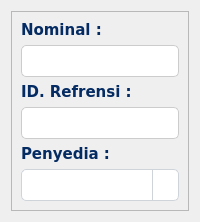
               <widget class="QWidget" name="qris_page">
                <layout class="QVBoxLayout" name="verticalLayout_10">
                 <item>
                  <widget class="QFrame" name="qris_frame">
                   <property name="frameShape">
                    <enum>QFrame::Shape::StyledPanel</enum>
                   </property>
                   <property name="frameShadow">
                    <enum>QFrame::Shadow::Raised</enum>
                   </property>
                   <layout class="QVBoxLayout" name="verticalLayout_9">
                    <item>
                     <widget class="QLabel" name="nominal_qris_label">
                      <property name="font">
                       <font>
                        <family>Verdana</family>
                        <pointsize>11</pointsize>
                        <bold>true</bold>
                       </font>
                      </property>
                      <property name="styleSheet">
                       <string notr="true">QLabel {
    color: #042b62; }
</string>
                      </property>
                      <property name="text">
                       <string>Nominal :</string>
                      </property>
                     </widget>
                    </item>
                    <item>
                     <widget class="QLineEdit" name="nominal_qris_input">
                      <property name="font">
                       <font>
                        <pointsize>11</pointsize>
                        <bold>true</bold>
                       </font>
                      </property>
                      <property name="styleSheet">
                       <string notr="true">QLineEdit {
    background-color: white;
    color: black;
    border: 1px solid #cccccc;
    border-radius: 5px;
    padding: 5px;
}</string>
                      </property>
                      <property name="readOnly">
                       <bool>true</bool>
                      </property>
                     </widget>
                    </item>
                    <item>
                     <widget class="QLabel" name="reference_qris_label">
                      <property name="font">
                       <font>
                        <family>Verdana</family>
                        <pointsize>11</pointsize>
                        <bold>true</bold>
                       </font>
                      </property>
                      <property name="styleSheet">
                       <string notr="true">QLabel {
    color: #042b62; }
</string>
                      </property>
                      <property name="text">
                       <string>ID. Refrensi :</string>
                      </property>
                     </widget>
                    </item>
                    <item>
                     <widget class="QLineEdit" name="reference_qris_input">
                      <property name="font">
                       <font>
                        <pointsize>11</pointsize>
                        <bold>true</bold>
                       </font>
                      </property>
                      <property name="styleSheet">
                       <string notr="true">QLineEdit {
    background-color: white;
    color: black;
    border: 1px solid #cccccc;
    border-radius: 5px;
    padding: 5px;}</string>
                      </property>
                      <property name="readOnly">
                       <bool>false</bool>
                      </property>
                     </widget>
                    </item>
                    <item>
                     <widget class="QLabel" name="provider_qris_label">
                      <property name="font">
                       <font>
                        <family>Verdana</family>
                        <pointsize>11</pointsize>
                        <bold>true</bold>
                       </font>
                      </property>
                      <property name="styleSheet">
                       <string notr="true">QLabel {
    color: #042b62; }
</string>
                      </property>
                      <property name="text">
                       <string>Penyedia :</string>
                      </property>
                     </widget>
                    </item>
                    <item>
                     <widget class="QComboBox" name="provider_qris_comboBox">
                      <property name="styleSheet">
                       <string notr="true">QComboBox {
    background-color: #ffffff;
    border: 1px solid #ced4da;
    border-radius: 5px;
    padding: 6px 10px;
    font-size: 14px;
    color: #495057;
}

QComboBox:focus {
    border: 2px solid #80bdff;
}

QComboBox::drop-down {
    subcontrol-origin: padding;
    subcontrol-position: top right;
    width: 25px;
    border-left: 1px solid #ced4da;
}
</string>
                      </property>
                     </widget>
                    </item>
                   </layout>
                  </widget>
                 </item>
                </layout>
               </widget>
